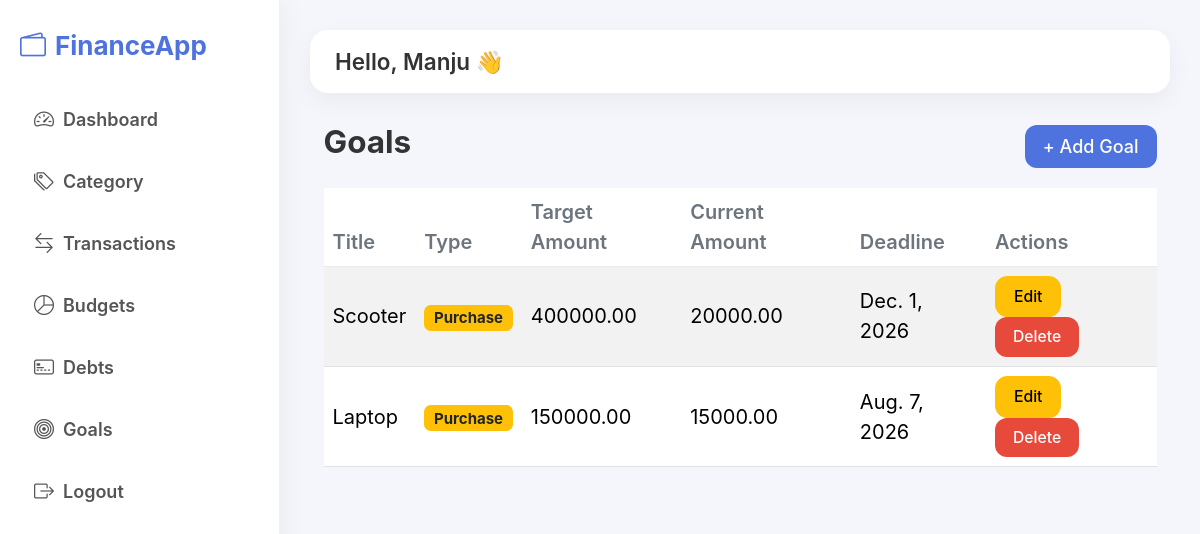
/goals/ (signed in), run on an earlier commit of the app's database.
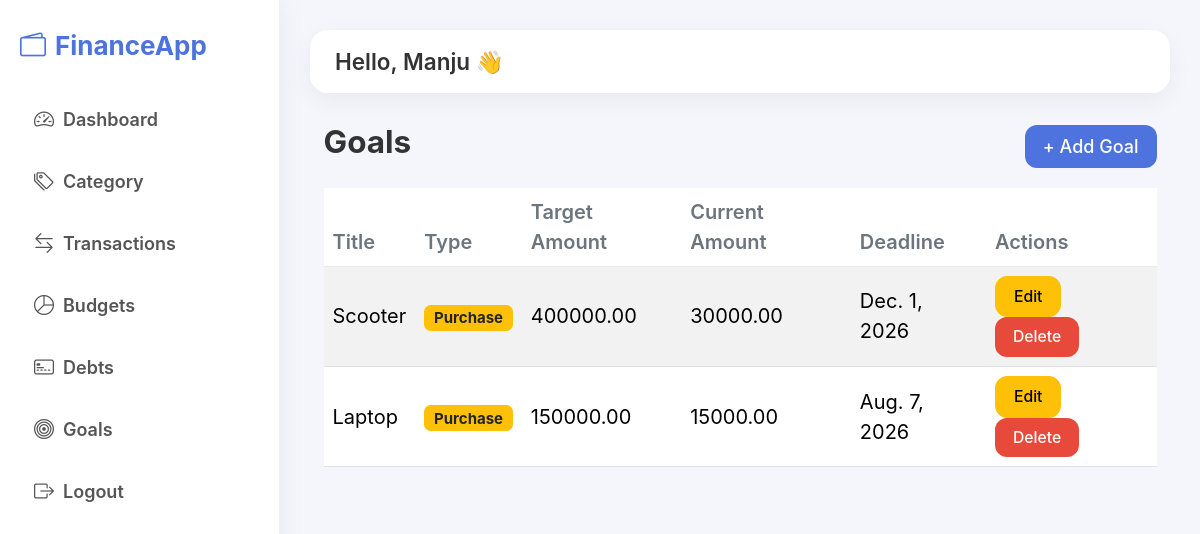
And on a later commit of the database.
### fintrack_app/models.py (models this page shows, shortened)
class TimeStampModel(models.Model):
    created_at = models.DateTimeField(auto_now_add=True)
    updated_at = models.DateTimeField(auto_now=True)
    class Meta:
        abstract = True

class Goal(TimeStampModel):
    GOAL_TYPE = (
        ("savings", "Savings"),
        ("debt_clear", "Debt Clearance"),
        ("purchase", "Purchase"),
    )
    user = models.ForeignKey(User, on_delete=models.CASCADE)
    title = models.CharField(max_length=100)
    goal_type = models.CharField(max_length=20, choices=GOAL_TYPE)
    target_amount = models.DecimalField(max_digits=12, decimal_places=2, validators=[MinValueValidator(0.01)])
    current_amount = models.DecimalField(max_digits=12, decimal_places=2, validators=[MinValueValidator(0.0)], default=0)
    deadline = models.DateField(null=True, blank=True)
    class Meta:
        ordering = ["-created_at"]

### fintrack_app/views.py (the view)
# urls.py: path('goals/', views.GoalListView.as_view(), name='goal-list'),
class GoalListView(UserQuerysetMixin, ListView):
    model = Goal
    template_name = 'fintrack_app/goal/goal_list.html'
    context_object_name = 'goals'

### fintrack_app/views.py (called while the page is built)
    def get_queryset(self):
        return self.model.objects.filter(user=self.request.user)

### templates/fintrack_app/goal/goal_list.html
{% extends "fintrack_app/base.html" %}
{% block content %}
<div class="container my-4">
    <div class="d-flex justify-content-between align-items-center mb-3">
        <h3 class="fw-bold">Goals</h3>
        <a href="{% url 'goal-add' %}" class="btn btn-primary">+ Add Goal</a>
    </div>
    <table class="table table-striped align-middle">
        <thead>
            <tr>
                <th>Title</th>
                <th>Type</th>
                <th>Target Amount</th>
                <th>Current Amount</th>
                <th>Deadline</th>
                <th>Actions</th>
            </tr>
        </thead>
        <tbody>
            {% for goal in goals %}
            <tr>
                <td>{{ goal.title }}</td>
                <td>
                    <span class="badge
                        {% if goal.goal_type == 'savings' %}bg-success
                        {% elif goal.goal_type == 'debt_clear' %}bg-danger
                        {% else %}bg-warning text-dark{% endif %}">
                        {{ goal.get_goal_type_display }}
                    </span>
                </td>
                <td>{{ goal.target_amount }}</td>
                <td>{{ goal.current_amount }}</td>
                <td>{{ goal.deadline|default:"-" }}</td>
                <td>
                    <a href="{% url 'goal-edit' goal.pk %}" class="btn btn-sm btn-warning">Edit</a>
                    <a href="{% url 'goal-delete' goal.pk %}" class="btn btn-sm btn-danger">Delete</a>
                </td>
            </tr>
            {% empty %}
            <tr>
                <td colspan="6" class="text-center">No goals found.</td>
            </tr>
            {% endfor %}
        </tbody>
    </table>
</div>
{% endblock %}

What changed in the data, as far as the page shows it:
changed Goal "Scooter": current_amount "20000.00" → "30000.00"
